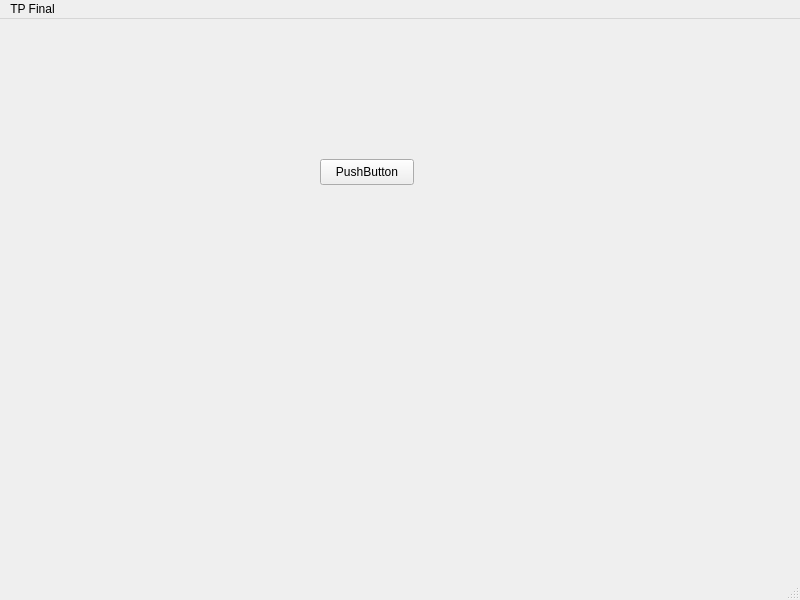
<?xml version="1.0" encoding="UTF-8"?>
<ui version="4.0">
 <class>MainWindow</class>
 <widget class="QMainWindow" name="MainWindow">
  <property name="geometry">
   <rect>
    <x>0</x>
    <y>0</y>
    <width>800</width>
    <height>600</height>
   </rect>
  </property>
  <property name="windowTitle">
   <string>MainWindow</string>
  </property>
  <widget class="QWidget" name="centralwidget">
   <widget class="QPushButton" name="pushButton">
    <property name="geometry">
     <rect>
      <x>320</x>
      <y>140</y>
      <width>94</width>
      <height>26</height>
     </rect>
    </property>
    <property name="text">
     <string>PushButton</string>
    </property>
   </widget>
  </widget>
  <widget class="QMenuBar" name="menubar">
   <property name="geometry">
    <rect>
     <x>0</x>
     <y>0</y>
     <width>800</width>
     <height>23</height>
    </rect>
   </property>
   <widget class="QMenu" name="menuTP_Final">
    <property name="title">
     <string>TP Final</string>
    </property>
   </widget>
   <addaction name="menuTP_Final"/>
  </widget>
  <widget class="QStatusBar" name="statusbar"/>
 </widget>
 <resources/>
 <connections>
  <connection>
   <sender>pushButton</sender>
   <signal>clicked()</signal>
   <receiver>MainWindow</receiver>
   <slot>presionar()</slot>
   <hints>
    <hint type="sourcelabel">
     <x>377</x>
     <y>177</y>
    </hint>
    <hint type="destinationlabel">
     <x>286</x>
     <y>234</y>
    </hint>
   </hints>
  </connection>
 </connections>
 <slots>
  <slot>presionar()</slot>
 </slots>
</ui>
